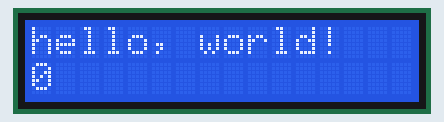
A sketch run on a simulated Arduino Uno, built with avr-gcc and run on an emulated ATmega328P. On the bench: 16×2 character LCD.

Above: at 0.1 s.
At 4.1 s:
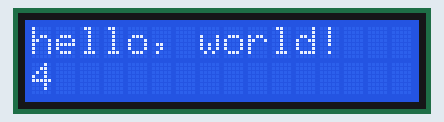
At 9.1 s:
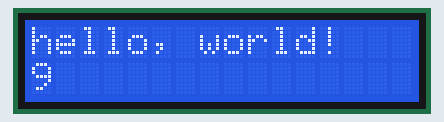
At 19.1 s:
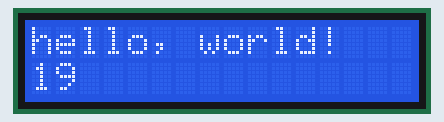
At 29.1 s:
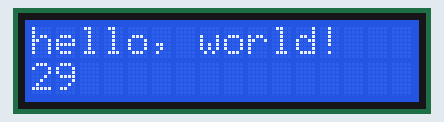
At 39.1 s:
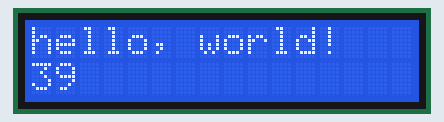

Measured:
- what the display in image 1 shows lasts 1.0 s, from 4.0 s to 5.0 s

The sketch:

20171123_LCD.ino
```cpp
// include the library code:
#include <LiquidCrystal.h>

// initialize the library by associating any needed LCD interface pin
// with the arduino pin number it is connected to
const int rs = 9, en = 8, d4 = 4, d5 = 3, d6 = 2, d7 = 6;
LiquidCrystal lcd(rs, en, d4, d5, d6, d7);

void setup() {
  // set up the LCD's number of columns and rows:
  lcd.begin(16, 2);
  // Print a message to the LCD.
  lcd.print("hello, world!");
}

void loop() {
  // set the cursor to column 0, line 1
  // (note: line 1 is the second row, since counting begins with 0):
  lcd.setCursor(0, 1);
  // print the number of seconds since reset:
  lcd.print(millis() / 1000);
}
```
